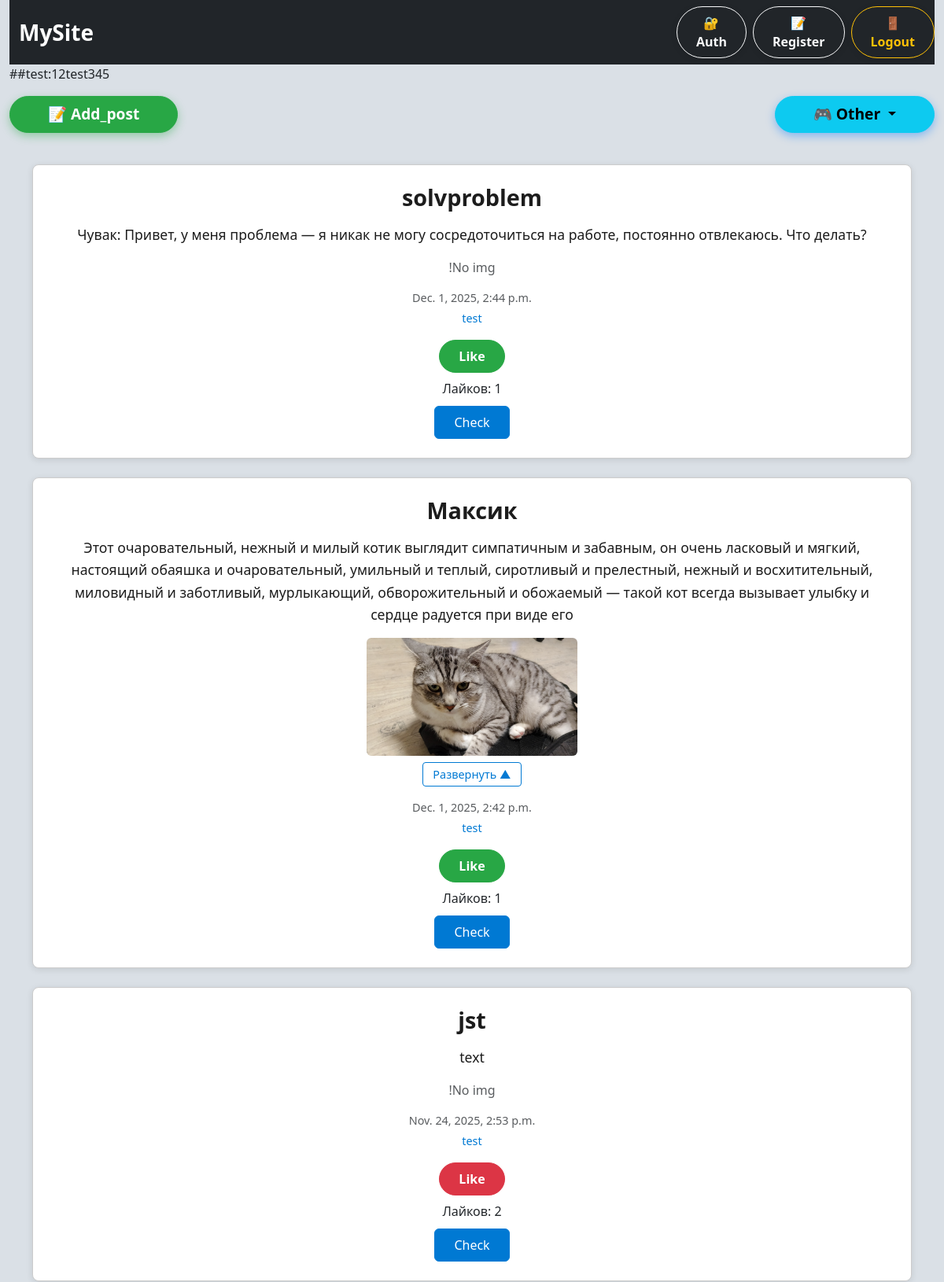
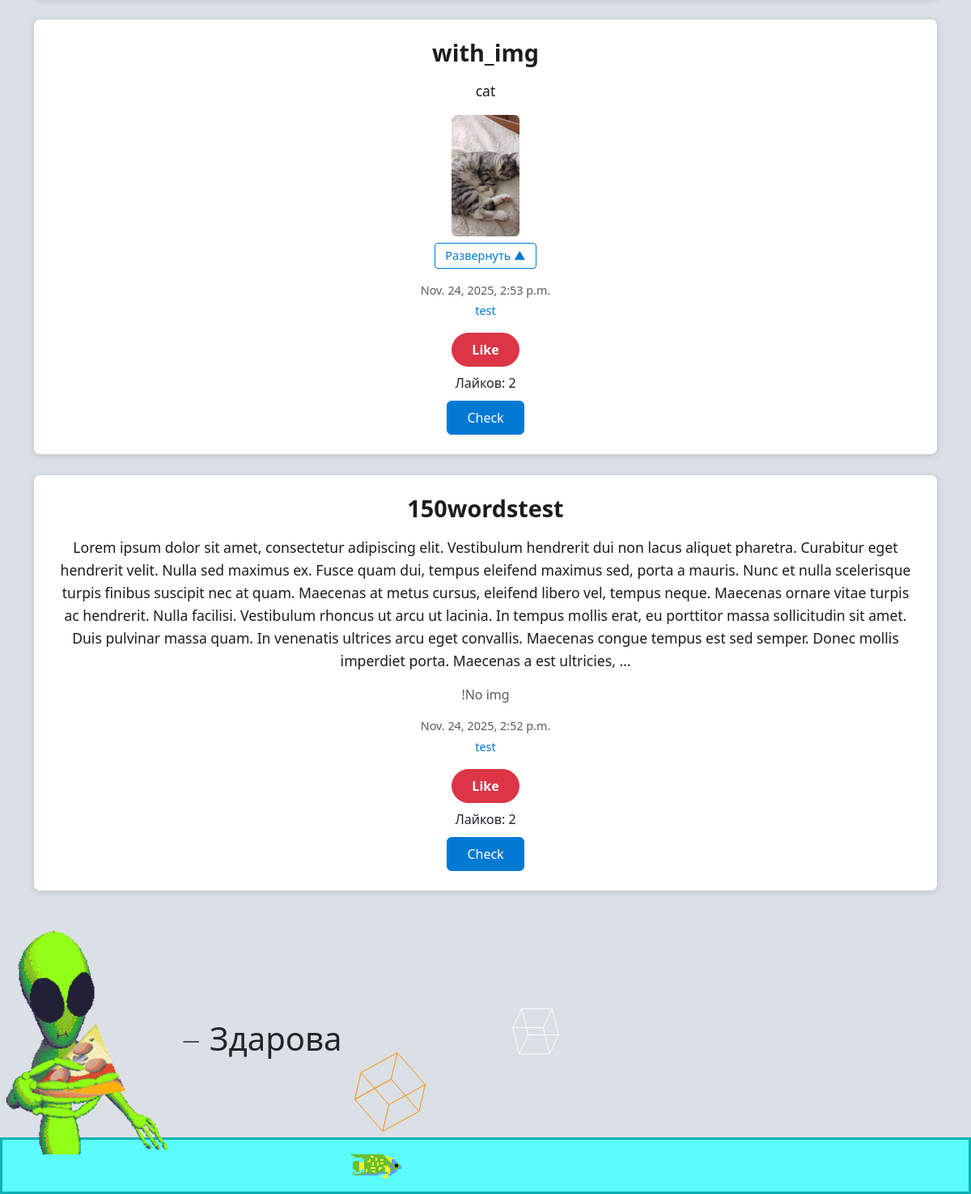
Screenshot of / (signed in) with the database file from the repository (2 pictures, top to bottom).
### main/models.py (models this page shows, shortened)
class Articles(models.Model):
    title = models.CharField('Name', max_length=100)
    text = models.TextField('Text')
    date = models.DateTimeField('Date', auto_now_add=True)
    image = models.ImageField('Image', upload_to='articles_images/', null=True, blank=True)
    author = models.ForeignKey(User, on_delete=models.CASCADE)
    likes = models.IntegerField(default=0)
    liked_by = models.ManyToManyField(User, related_name='liked_articles', blank=True)
    @property
    def likes_count(self):
        return self.liked_by.count()
    def user_has_liked(self, user):
        if not user.is_authenticated:
            return False
        return self.liked_by.filter(id=user.id).exists()

### main/views.py (the view)
# urls.py: path('', main),
def main(request):
    elements = Articles.objects.all().order_by('-date')
    articles_data = []
    for article in elements:
        articles_data.append({
            'article': article,
            'user_has_liked': article.user_has_liked(request.user)
        })
    context = {
        'articles_data': articles_data,
        'current_user': request.user
    }
    return render(request, 'main.html', context)

### templates/main.html (shortened to what this page needs)
{% extends 'inheritance.html'%}
{% block div %}
    ##test:12test345
<div class="d-flex justify-content-between align-items-center mx-auto py-3">
    <a class="btn btn-success rounded-pill px-5 py-2 fs-5 fw-bold shadow" href="/post"
       style="font-size: 1.2rem !important; box-shadow: 0 4px 12px rgba(40, 167, 69, 0.4) !important;">
        📝 Add_post
    </a>
    <div class="dropdown">
        <button class="btn btn-info rounded-pill px-5 py-2 fs-5 fw-bold dropdown-toggle shadow"
                type="button" id="otherDropdown" data-bs-toggle="dropdown" aria-expanded="false"
                style="font-size: 1.2rem !important; box-shadow: 0 4px 12px rgba(0, 123, 255, 0.4) !important;">
            🎮 Other
        </button>
    </div>
</div>
<br>
{% for data in articles_data %}
    {% with el=data.article %}
    <div class="article-card mb-4 bg-white border rounded mx-auto" style="max-width: 1200px; width: 95%;">
        <div class="article-content p-4">
            <h1 class="article-title text-center mb-3" style="color: #1c1c1c; font-size: 1.8rem;">{{ el.title }}</h1>
            <p class="article-text text-center mb-3" style="color: #1c1c1c; font-size: 1.1rem; line-height: 1.6;">{{ el.text|truncatewords:100 }}</p>
            {% if el.image %}
                <div class="text-center mb-3 position-relative">
                    <img src="{{ el.image.url }}" alt="{{ el.title }}" class="article-image img-fluid rounded
                                {% if el.image.height > 300 %}collapsed-image{% else %}full-height-image{% endif %}"
                        id="image-{{ el.pk }}">
                    {% if el.image.height > 300 %}
                        <div class="expand-section mt-2">
                            <button class="btn btn-outline-primary btn-sm expand-btn"
                                    data-article-id="{{ el.pk }}"
                                    data-expanded="false">
                                Развернуть ▲
                            </button>
                        </div>
                    {% endif %}
                </div>
            {% else %}
                <p class="text-center text-muted mb-3">!No img</p>
            {% endif %}
            <div class="article-meta text-center text-muted mb-3" style="font-size: 0.9rem;">
                <p class="mb-1">{{ el.date }}</p>
                <p class="mb-1" style="color: #0079d3; font-weight: 500;">{{ el.author }}</p>
            </div>
            <div class="text-center">
                <button class="like-btn btn {% if data.user_has_liked %}btn-danger{% else %}btn-success{% endif %} rounded-pill px-4 py-2 mb-2"
                        data-article-id="{{ el.pk }}"
                        style="font-weight: 600; font-size: 1rem;">
                    {% if data.user_has_liked %}Like{% else %}Like{% endif %}
                </button>
                <div style=" font-size: 1rem; margin-bottom: 10px;">
                    Лайков: <span id="like-count-{{ el.pk }}">{{ el.likes_count }}</span>
                </div>
                <a href="{% url 'post_detail' pk=el.pk %}" class="btn btn-primary px-4 py-2" style="background-color: #0079d3; border-color: #0079d3;">
                    Check
                </a>
            </div>
        </div>
    </div>
    {% endwith %}
{% endfor %}
    <br>
{% load static %}
{%endblock%}

### static/css/inheritance.css (style rules this page uses)
.article-card { border: 1px solid #edeff1 !important; box-shadow: 0 1px 2px rgba(0,0,0,0.1); transition: all 0.2s ease; }
.article-card { border: 1px solid #ccc !important; border-radius: 8px !important; box-shadow: 0 2px 8px rgba(0,0,0,0.1); background-color: #ffffff; }
.article-title { font-weight: 700; color: #1c1c1c; }
.article-text { color: #1c1c1c; }
.collapsed-image { transition: max-height 0.3s ease; overflow: hidden; }
.expand-btn { color: #0079d3; border-color: #0079d3; font-size: 0.9rem; padding: 4px 12px; }
body { background-color: #dae0e6; }
.collapsed-image { max-height: 150px; object-fit: cover; }
.btn-success { background-color: #28a745 !important; border-color: #28a745 !important; transition: all 0.3s ease; }
.btn-danger { background-color: #dc3545 !important; border-color: #dc3545 !important; transition: all 0.3s ease; }

### rows the page displays
Articles: article "solvproblem", article.text "Чувак: Привет, у меня проблема — я никак не могу сосредоточиться на работе, постоянно отвлекаюсь. Что делать?", image "!No img", article "Dec. 1, 2025, 2:44 p.m.", article.author "test", shows "Like", article.likes_count "1"
Articles: article "Максик", article.text "Этот очаровательный, нежный и милый котик выглядит симпатичным и забавным, он очень ласковый и мягкий, настоящий обаяшка и очаровательный, умильный и теплый, сиротливый и прелестный, нежный и восхитительный, миловидный и заботливый, мурлыкающий, обворожительный и обожаемый — такой кот всегда вызывает улыбку и сердце радуется при виде его", article.image (picture), article "Dec. 1, 2025, 2:42 p.m.", article.author "test", shows "Like", article.likes_count "1"
Articles: article "jst", article.text "text", image "!No img", article "Nov. 24, 2025, 2:53 p.m.", article.author "test", shows "Like", article.likes_count "2"
Articles: article "with_img", article.text "cat", article.image (picture), article "Nov. 24, 2025, 2:53 p.m.", article.author "test", shows "Like", article.likes_count "2"
Articles: article "150wordstest", article.text "Lorem ipsum dolor sit amet, consectetur adipiscing elit. Vestibulum hendrerit dui non lacus aliquet pharetra. Curabitur eget hendrerit velit. Nulla sed maximus ex. Fusce quam dui, tempus eleifend maximus sed, porta a mauris. Nunc et nulla scelerisque turpis finibus suscipit nec at quam. Maecenas at metus cursus, eleifend libero vel, tempus neque. Maecenas ornare vitae turpis ac hendrerit. Nulla facilisi. Vestibulum rhoncus ut arcu ut lacinia. In tempus mollis erat, eu porttitor massa sollicitudin sit amet. Duis pulvinar massa quam. In venenatis ultrices arcu eget convallis. Maecenas congue tempus est sed semper. Donec mollis imperdiet porta. Maecenas a est ultricies, …", image "!No img", article "Nov. 24, 2025, 2:52 p.m.", article.author "test", shows "Like", article.likes_count "2"
